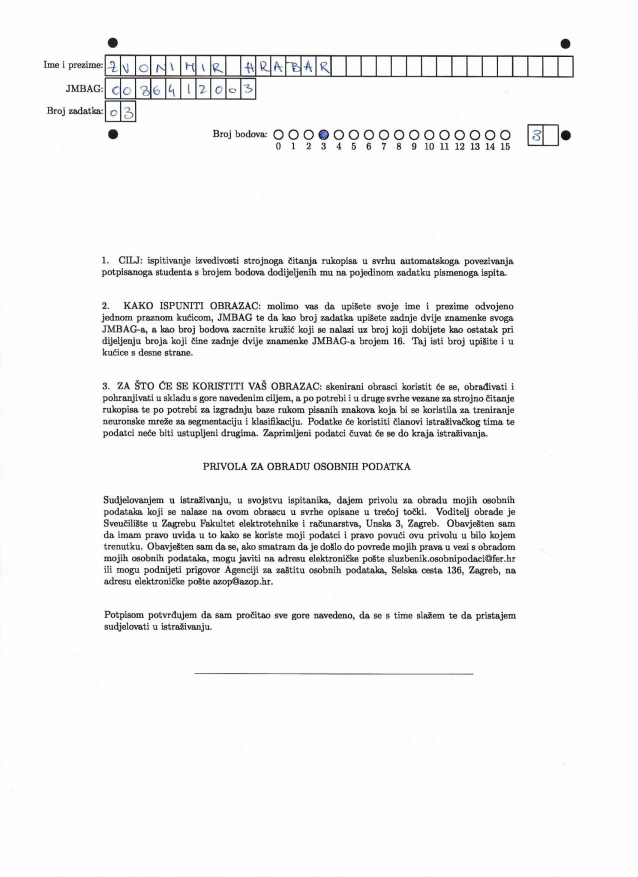
#> input picture FilledForms/form.jpg, 1275 x 1753 px, found by its file name (shown at 1/2 size)
$ python reor.py
#> lines starting #> are read from the running program, lines starting #| are printed output that depends on the picture
from __future__ import print_function

import glob
import os
import cv2
import numpy as np

MAX_FEATURES = 5000
GOOD_MATCH_PERCENT = 0.15

list = os.listdir("prvi_sken2") # dir is your directory path
#number_files =len(list)-1
#number_files = number_files - 1
br = 1
print("Reorientating .jgps")
for i in list:

    if "PDF" in i:
        continue
    refFilename = "ScannedForms\\form.jpg"

    print("Reading reference image : ", refFilename)

    imReference = cv2.imread(refFilename, cv2.IMREAD_COLOR)
#> imReference is the input picture: shape (1753, 1275, 3); mean B, G, R 243.1, 242.9, 242.9


    # Read image to be aligned


    imFilename = "prvi_sken2\\" + i

    print("Reading image to align : ", imFilename);

    im = cv2.imread(imFilename, cv2.IMREAD_COLOR)
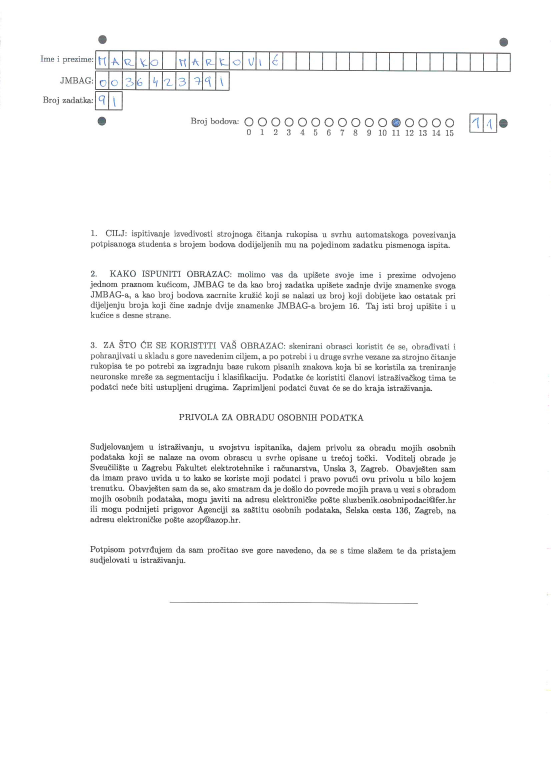
#> input picture prvi_sken2/CIPsharp_20210326_110903_0005.jpg, 1653 x 2338 px, found by its file name (shown at 1/3 size)
#> im is the input picture: shape (2338, 1653, 3); mean B, G, R 247.7, 247.6, 247.6


    print("Aligning images ...")

    # Registered image will be resotred in imReg.

    # The estimated homography will be stored in h.


    im1Gray = cv2.cvtColor(im, cv2.COLOR_BGR2GRAY)

    im2Gray = cv2.cvtColor(imReference, cv2.COLOR_BGR2GRAY)


    orb = cv2.ORB_create(MAX_FEATURES)

    keypoints1, descriptors1 = orb.detectAndCompute(im1Gray, None)
#> keypoints1 = 5000 keypoints; strongest (x, y, size): (1030, 1405, 31), (507, 1680, 31), (410, 1438, 31), (1099, 1411, 31)

    keypoints2, descriptors2 = orb.detectAndCompute(im2Gray, None)
#> keypoints2 = 5000 keypoints; strongest (x, y, size): (268, 204, 31), (456, 608, 31), (908, 1143, 31), (357, 768, 31)


    matcher = cv2.DescriptorMatcher_create(cv2.DESCRIPTOR_MATCHER_BRUTEFORCE_HAMMING)

    matches = matcher.match(descriptors1, descriptors2, None)
#> matches = 5000 matches


    matches = sorted(matches, key=lambda x:x.distance)

    numGoodMatches = int(len(matches) * GOOD_MATCH_PERCENT)
#> numGoodMatches = 750

    matches = matches[:numGoodMatches]
#> matches = 750 matches

    # Draw top matches

    imMatches = cv2.drawMatches(im, keypoints1, imReference, keypoints2, matches, None)
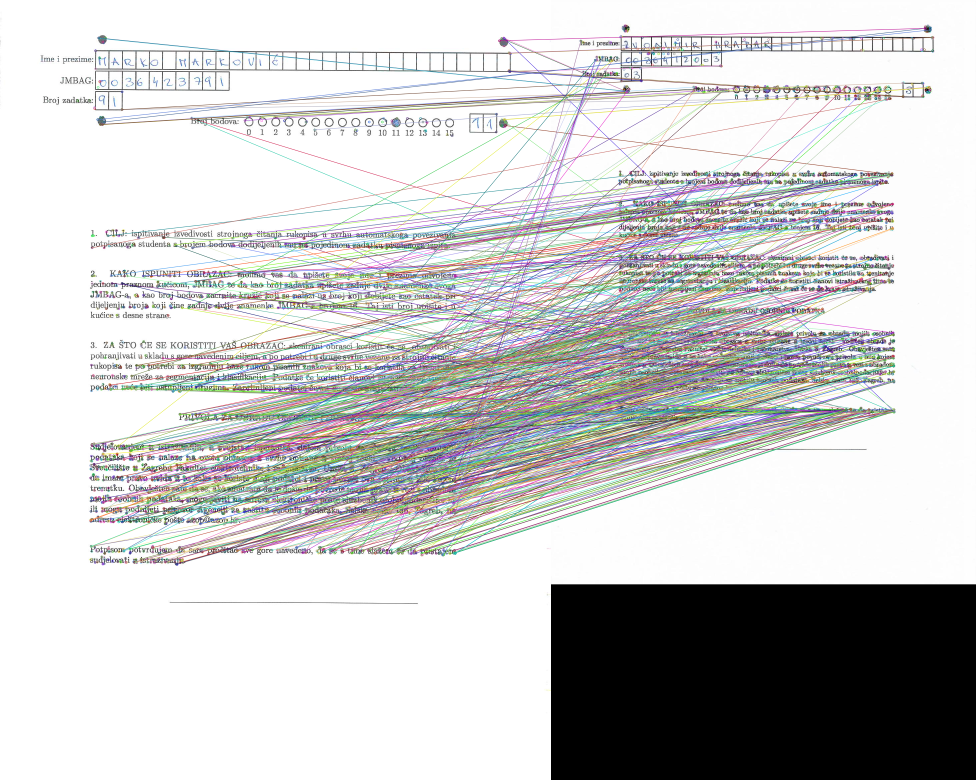
#> imMatches: shape (2338, 2928, 3) (shown at 1/3 size); mean B, G, R 202.7, 202.8, 202.7

    cv2.imwrite("matches.jpg", imMatches)


    # Extract location of good matches

    points1 = np.zeros((len(matches), 2), dtype=np.float32)
#> points1 = 750 pairs, first value 0 to 0, second value 0 to 0

    points2 = np.zeros((len(matches), 2), dtype=np.float32)
#> points2 = 750 pairs, first value 0 to 0, second value 0 to 0

    for j, match in enumerate(matches):
        points1[j, :] = keypoints1[match.queryIdx].pt
        points2[j, :] = keypoints2[match.trainIdx].pt
#> after the loop, points1 = 750 pairs, first value 271.7 to 1529.3, second value 113.5 to 1692.1; points2 = 750 pairs, first value 88.8 to 1144.6, second value 84.6 to 1261.4

    # Find homography

    h, mask = cv2.findHomography(points1, points2, cv2.RANSAC)
#> h = [[0.751, 0.00837, -7.14], [-0.0036, 0.75, -2.45], [-1.11e-06, 2.31e-06, 1]]; mask = 750 values, max 1 at index 0, min 0 at index 5, mean 0.383

    # Use homography

    height, width = imReference.shape[:2]
#> height = 1753; width = 1275

    imReg = cv2.warpPerspective(im, h, (width, height))
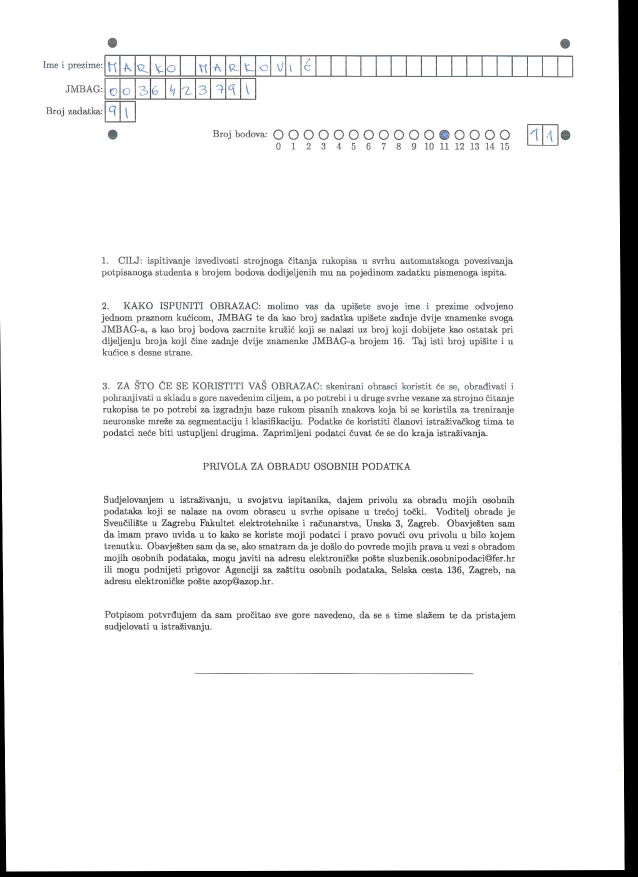
#> imReg: shape (1753, 1275, 3) (shown at 1/2 size); mean B, G, R 239.1, 239, 239


    # Write aligned image to disk.

    #outFilename = str(br) + ".jpg"
    outFilename=i
    br = br + 1
    outPath = "orijentirani2\\" + outFilename
    print("Saving aligned image : ", outFilename);

    cv2.imwrite(outPath, imReg)
    # Print estimated homography
    print("Estimated homography : \n", h)
#| Estimated homography :
#|  [[ 7.50891382e-01  8.37146922e-03 -7.13828399e+00]
#|  [-3.59631684e-03  7.50488084e-01 -2.45481410e+00]
#|  [-1.11273046e-06  2.31349928e-06  1.00000000e+00]]
#> pass 2 of the loop `for i in list:`:
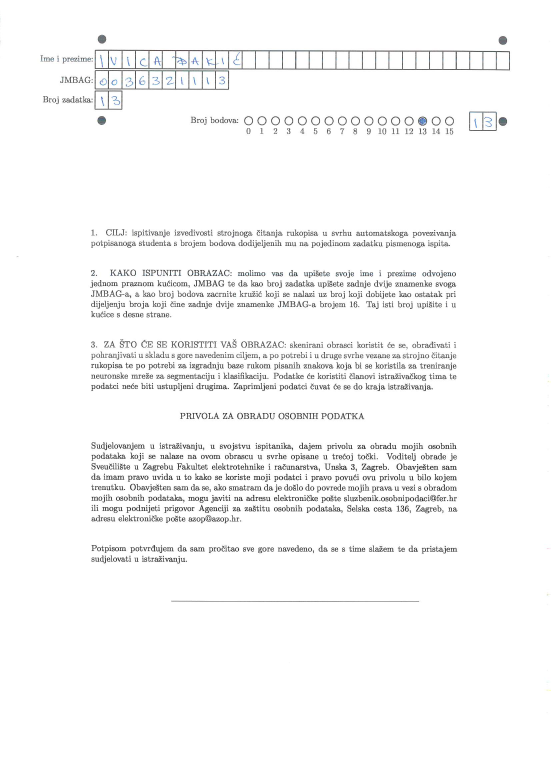
#> input picture prvi_sken2/CIPsharp_20210326_110903_0006.jpg, 1653 x 2338 px, found by its file name (shown at 1/3 size)
#> im is the input picture: shape (2338, 1653, 3); mean B, G, R 247.7, 247.7, 247.6
#> keypoints1 = 5000 keypoints; strongest (x, y, size): (514, 1499, 31), (720, 1430, 31), (647, 1499, 31), (967, 1525, 31)
#> `matches = matcher.match(descriptors1, descriptors2, None)`: matches = 5000 matches
#> `matches = matches[:numGoodMatches]`: matches = 750 matches
#> `imMatches = cv2.drawMatches(im, keypoints1, imReference, keypoints2, m..`:
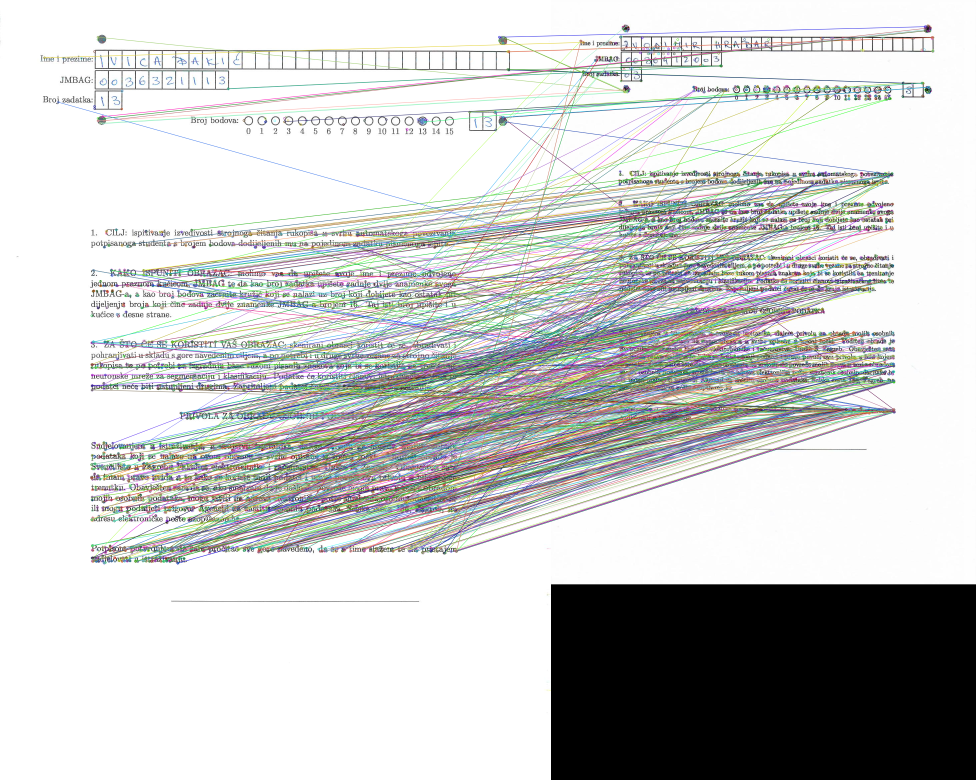
#> imMatches: shape (2338, 2928, 3) (shown at 1/3 size); mean B, G, R 201.6, 202.4, 201.3
#> `points1 = np.zeros((len(matches), 2), dtype=np.float32)`: points1 = 750 pairs, first value 0 to 0, second value 0 to 0
#> after the loop `for j, match in enumerate(matches):`: points1 = 750 pairs, first value 133.1 to 1526.2, second value 111.1 to 1689.1; points2 = 750 pairs, first value 88.8 to 1144.6, second value 77.14 to 1262
#> h = [[0.751, 0.00558, -5.5], [-0.0013, 0.751, -1.97], [-1.17e-06, 2.24e-06, 1]]; mask = 750 values, max 1 at index 2, min 0 at index 0, mean 0.428
#> `imReg = cv2.warpPerspective(im, h, (width, height))`:
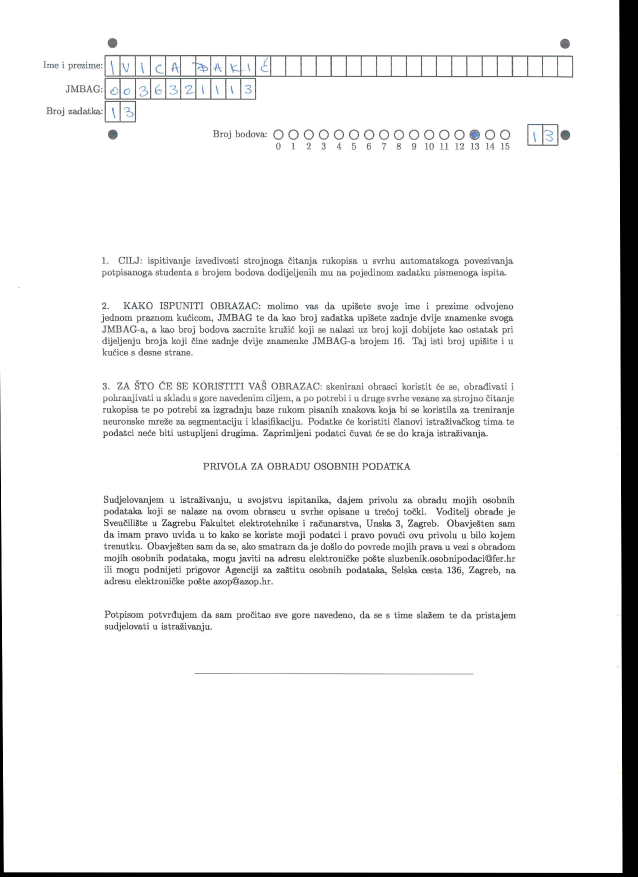
#> imReg: shape (1753, 1275, 3) (shown at 1/2 size); mean B, G, R 239.7, 239.7, 239.6
#| Estimated homography :
#|  [[ 7.51038787e-01  5.57865880e-03 -5.50216607e+00]
#|  [-1.29969638e-03  7.50893713e-01 -1.96635681e+00]
#|  [-1.16987534e-06  2.24067125e-06  1.00000000e+00]]
#> pass 3 of the loop `for i in list:`:
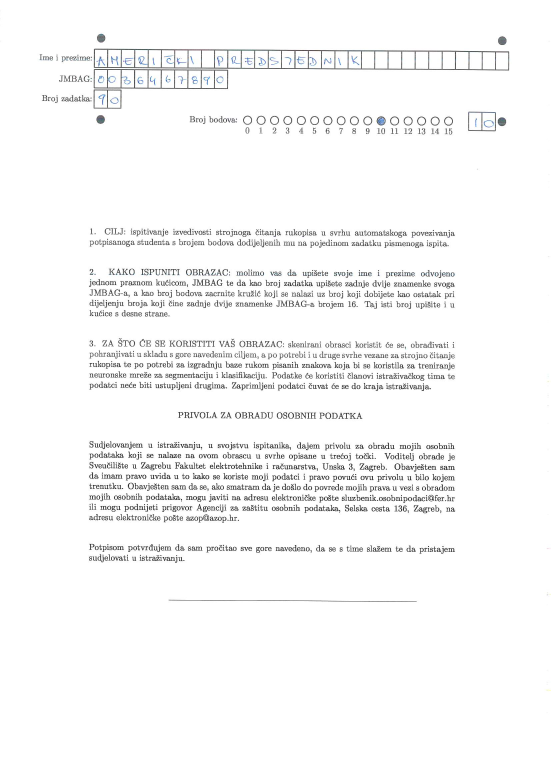
#> input picture prvi_sken2/CIPsharp_20210326_110903_0009.jpg, 1653 x 2338 px, found by its file name (shown at 1/3 size)
#> im is the input picture: shape (2338, 1653, 3); mean B, G, R 247.6, 247.6, 247.5
#> keypoints1 = 5000 keypoints; strongest (x, y, size): (1096, 1406, 31), (885, 1404, 31), (1099, 1405, 31), (1147, 1343, 31)
#> `matches = matcher.match(descriptors1, descriptors2, None)`: matches = 5000 matches
#> `matches = matches[:numGoodMatches]`: matches = 750 matches
#> `imMatches = cv2.drawMatches(im, keypoints1, imReference, keypoints2, m..`:
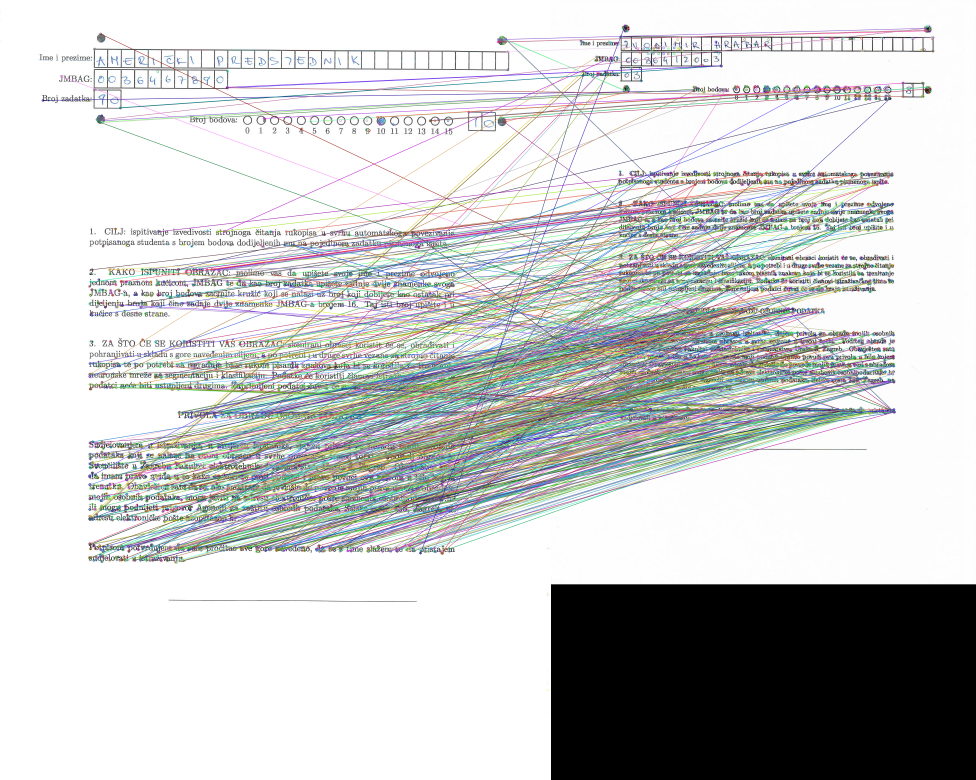
#> imMatches: shape (2338, 2928, 3) (shown at 1/3 size); mean B, G, R 203, 203.3, 201.8
#> `points1 = np.zeros((len(matches), 2), dtype=np.float32)`: points1 = 750 pairs, first value 0 to 0, second value 0 to 0
#> after the loop `for j, match in enumerate(matches):`: points1 = 750 pairs, first value 128.6 to 1522.9, second value 101.5 to 1686.2; points2 = 750 pairs, first value 96 to 1144.6, second value 77.14 to 1262
#> h = [[0.752, 0.00854, -4.69], [-0.00529, 0.754, -0.593], [-2.34e-06, 4.17e-06, 1]]; mask = 750 values, max 1 at index 0, min 0 at index 1, mean 0.388
#> `imReg = cv2.warpPerspective(im, h, (width, height))`:
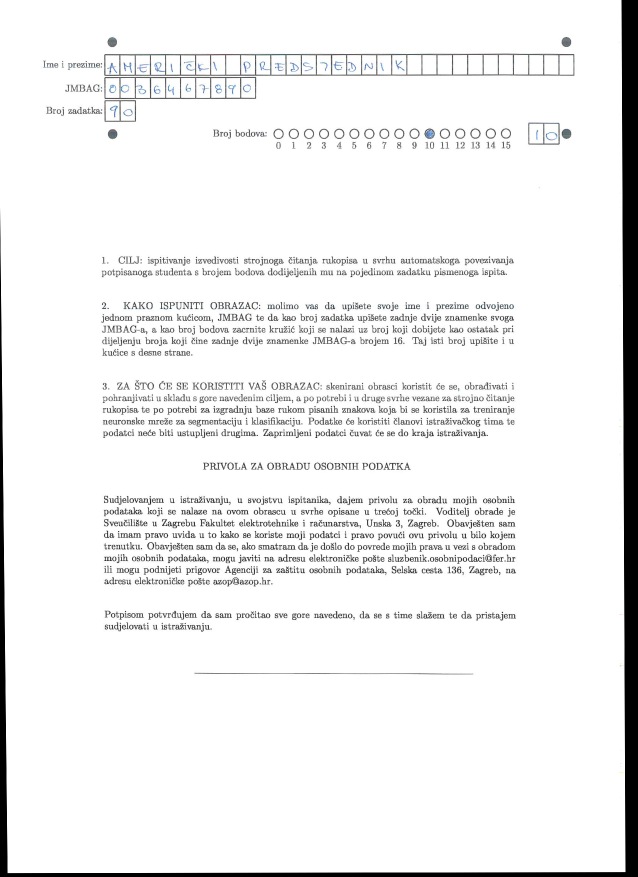
#> imReg: shape (1753, 1275, 3) (shown at 1/2 size); mean B, G, R 240, 239.9, 239.8
#| Estimated homography :
#|  [[ 7.51893834e-01  8.53678030e-03 -4.69450050e+00]
#|  [-5.29341361e-03  7.54400692e-01 -5.93356971e-01]
#|  [-2.33504470e-06  4.17295745e-06  1.00000000e+00]]
